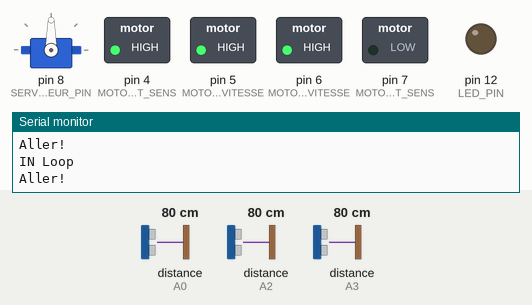
This sketch was run on a simulated Arduino Uno, built with avr-gcc and run on an emulated ATmega328P. Shown: servo, switched loads named in the sketch (green lamp = pin HIGH), output pins drawn as LEDs (lit = HIGH), the last lines printed to the serial monitor. Inputs (shaded band) come from the test bench; at power-on: distance to the obstacle (sensors on A0, A2, A3) 80 cm. At 13.1 s the program stops and its outputs stay as they are.

Above: at 1.2 s.
1.3 s: distance to the obstacle (sensor on A0) set to 37 cm
2.8 s: distance to the obstacle (sensor on A0) set to 32 cm
At 3.5 s:
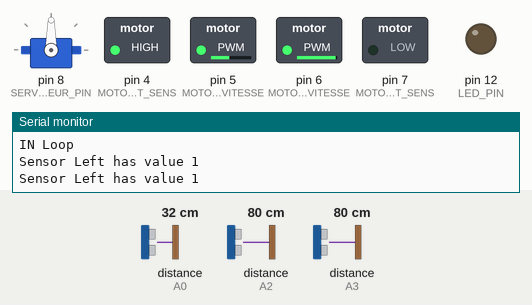
4.5 s: distance to the obstacle (sensor on A2) set to 51 cm
7.5 s: distance to the obstacle (sensor on A2) set to 43 cm
At 8.2 s:
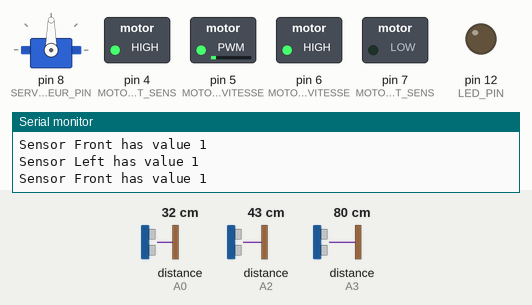
10.5 s: distance to the obstacle (sensor on A3) set to 2 cm
At 14.2 s:
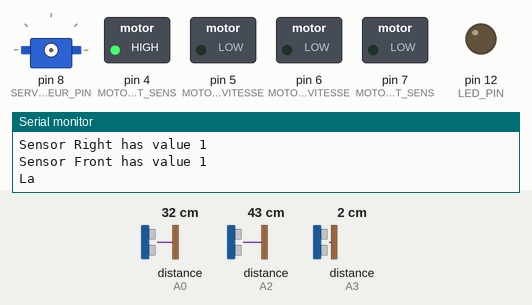
Timing chart, 0 to 14.6 s (numbered marks = the images above; inputs shaded):
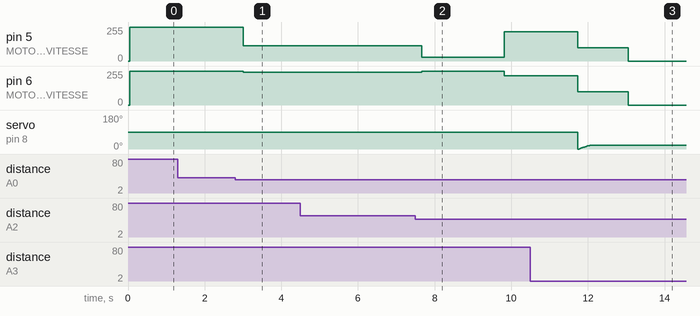

Measured:
- the behaviour switches between 36 and 35 cm on distance to the obstacle (sensor on A0) (found by bisection; images 0 and 1)
- the behaviour switches between 46 and 45 cm on distance to the obstacle (sensor on A2) (found by bisection; images 1 and 2)
- after the input at 2.8 s, pin 5 (MOTOR_RIGHT_VITESSE): 255/255 → 115/255 after 0.20 s; pin 6 (MOTOR_LEFT_VITESSE): 255/255 → 245/255 after 0.20 s
- after the input at 7.5 s, pin 5 (MOTOR_RIGHT_VITESSE): 115/255 → 30/255 after 0.17 s, → 220/255 2.2 s later; pin 6 (MOTOR_LEFT_VITESSE): 245/255 → 255/255 after 0.17 s, → 220/255 2.2 s later

The sketch:

NoButton.ino
```cpp
#include <Servo.h>
#include <Ultrasonic.h>

Servo servoflag;

//Pour définir les Pins de Moteur, Led, Servo moteur, et bouton.
#define MOTOR_LEFT_VITESSE 6
#define MOTOR_LEFT_SENS 7
#define MOTOR_RIGHT_SENS 4
#define MOTOR_RIGHT_VITESSE 5

#define LED_PIN 12

#define SERVO_MOTEUR_PIN 8

#define BUTTON_PIN 2

// Pour définir les pins des capteurs ultrasons.
Ultrasonic sensor_left(A0);
Ultrasonic sensor_front(A2);
Ultrasonic sensor_right(A3);

// Pour définir la vitesse.
// La valeur de la vitesse se trouve entre 0, 255.
int SPEED_LINE = 255;
int SPEED_TURN_PETIT_LOW = 115;
int SPEED_TURN_PETIT_HIGH = 245;
int SPEED_TURN_GRANDE_LOW = 30;
int SPEED_TURN_GRANDE_HIGH = 255;

int SPEED_ADJUST_LINE = 220;
int SPEED_TRIG = 0;

// Initialisation du temps de "delay".
int TIME_TURN = 2150;
int TIME_ADJUST = 850;

int buttonState = 0;

int angle = 0;

int COUNT = 0;

float VITESSE_CM_PAR_SECOND = 340.00; //On définit la vitesse des ondes sonores dans l'air.

bool premiereCliquer = false; // On définit par défaut les deux pressions boutons.
bool deuxiemeCliquer = false;

// Initialisation de la valeur de sortie(Output).
int error = 0;

// Le tableau de 3 capteurs.
int sensor[3] = {0, 0, 0};

// Lire la première valeur du capteur.
int getSensorValue(void);

void setup()
{
  // put your setup code here, to run once:
  // Set port 9600
  Serial.begin(9600);
  buttonInitPin();
  motorPinInit();       //Initilisation moteur.
  servoMoteurPinInit(); //Initialisation servomoteur.
  Serial.println("Setup successful");
}

void loop()
{
  Serial.println("IN Loop");

  static int value = 0;
  error = 0;

  // On lit ici la valeur du capteur.
  value = getSensorValue();
  switch (value) //On a donc plusieurs possibilités de "direction" du robot en fonction de cette valeur.
  {
    // Avancer tout droit.
    case 0:
      aller();
      Serial.println("Aller!");
      break;

    // Tourner fortement à droite.
    case 2:
      aGrandeDroite();
      Serial.println("Grande Droite");
      break;

    // Tourner légèrement à droite.
    case 1:
      aPetitDroite();
      Serial.println("Petit Droite");
      break;

    // Tourner légèrement à gauche.
    case -1:
      aPetitGauche();
      Serial.println("Petit Gauche");
      break;

    case -2:
      // Tourner fortement à gauche.
      aGrandeGauche();
      Serial.println("Grande Gauche");
      break;

    // Déployer le drapeau.
    case 4:
      servoMoteurLancerDrapeau();
      _stop();
      Serial.println("Lancer Drapeau");
      COUNT = 3;
      exit(1);
      break;

    // Arret
    default:
      aller();
      Serial.println("Aller! Default");
      break;
  }
}

// Initialisation des 3 capteurs.

int sensorValueLeft() //Capteur de gauche.
{
  long distance;
  distance = sensor_left.MeasureInCentimeters();
  delay(10);
  //A partir d'un certaine disatnce mesurée, on va retourner soit la valeur 0 ou 1 pour ce capteur.
  if (distance > 35)
  {
    return 0;
  }
  else
  {
    Serial.println("Sensor Left has value 1");
    return 1;
  }
}

int sensorValueRight() //Capteur de droite.
{
  long distance;
  distance = sensor_right.MeasureInCentimeters();
  delay(10);
  //A partir d'un certaine disatnce mesurée, on va retourner soit la valeur 0 ou 1 pour ce capteur.
  if (distance > 35)
  {
    return 0;
  }
  else
  {
    Serial.println("Sensor Right has value 1");
    return 1;
  }
}

int sensorValueFront() //Capteur Avant.
{
  long distance;
  distance = sensor_front.MeasureInCentimeters();
  delay(10);
  //A partir d'un certaine disatnce mesurée, on va retourner soit la valeur 0 ou 1 pour ce capteur.
  if (distance > 45)
  {
    return 0;
  }
  else
  {
    Serial.println("Sensor Front has value 1");
    return 1;
  }
}

//Fonction initialisation du bouton.
void buttonInitPin()
{
  pinMode(BUTTON_PIN, INPUT_PULLUP);
  pinMode(LED_PIN, OUTPUT);
}

//Fonction initialisation du servomoteur.
void servoMoteurPinInit()
{
  servoflag.attach(SERVO_MOTEUR_PIN);
}

//Fonction initialisation des deux moteurs.
void motorPinInit()
{
  pinMode(MOTOR_LEFT_SENS, OUTPUT);
  pinMode(MOTOR_RIGHT_SENS, OUTPUT);
  pinMode(MOTOR_LEFT_VITESSE, 0);
  pinMode(MOTOR_RIGHT_VITESSE, 0);
  digitalWrite(MOTOR_LEFT_SENS, LOW);
  digitalWrite(MOTOR_RIGHT_SENS, HIGH);
}

// Fonction de servo moteur.
// Principe: Jeter le drapeau.

void servoMoteurLancerDrapeau()
{

  analogWrite(MOTOR_LEFT_VITESSE, 100);
  analogWrite(MOTOR_RIGHT_VITESSE, 100);

  for (angle = 0; angle <= 20; angle += 1) //Avec une inclinaison de 20° de la branche du servomoteur, on peut déployer la drapeau.
  {
    servoflag.write(angle);
    delay(15);
  }
  delay(1000);
}

// Fonction d'arret
// Principe : Arrêter le véhicule
void _stop()
{
  analogWrite(MOTOR_LEFT_VITESSE, SPEED_TRIG);
  analogWrite(MOTOR_RIGHT_VITESSE, SPEED_TRIG);
}

// Fonction pour aller tout droit.
// Principe : Faire avancer le véhicule tout droit.
void aller()
{
  analogWrite(MOTOR_LEFT_VITESSE, SPEED_LINE);
  analogWrite(MOTOR_RIGHT_VITESSE, SPEED_LINE);
}

// Fonction pour tourner légèrement à gauche.
// Principe : Faire tourner le véhicule à gauche, puis ralentir pendant un certain temps.
void aPetitGauche()
{
  analogWrite(MOTOR_LEFT_VITESSE, SPEED_TURN_PETIT_LOW);
  analogWrite(MOTOR_RIGHT_VITESSE, SPEED_TURN_PETIT_HIGH);

  delay(TIME_TURN);
  //  analogWrite(MOTOR_LEFT_VITESSE, SPEED_ADJUST_LINE);
  //  analogWrite(MOTOR_RIGHT_VITESSE, SPEED_ADJUST_LINE);
  //  delay(TIME_ADJUST);
}

// Fonction pour tourner fortement à gauche.
// Principe : Faire tourner le véhicule fortement à gauche, puis ralentir pendant un certain temps.
void aGrandeGauche()
{
  analogWrite(MOTOR_LEFT_VITESSE, SPEED_TURN_GRANDE_LOW);
  analogWrite(MOTOR_RIGHT_VITESSE, SPEED_TURN_GRANDE_HIGH);

  delay(TIME_TURN);
  analogWrite(MOTOR_LEFT_VITESSE, SPEED_ADJUST_LINE);
  analogWrite(MOTOR_RIGHT_VITESSE, SPEED_ADJUST_LINE);
  delay(TIME_ADJUST);
}

// Fonction pour tourner légèrement à droite.
// Principe : Faire tourner le véhicule à droite, puis ralentir pendant un certain temps.
void aPetitDroite()
{
  analogWrite(MOTOR_LEFT_VITESSE, SPEED_TURN_PETIT_HIGH);
  analogWrite(MOTOR_RIGHT_VITESSE, SPEED_TURN_PETIT_LOW);

  delay(TIME_TURN);
  //  analogWrite(MOTOR_LEFT_VITESSE, SPEED_ADJUST_LINE);
  //  analogWrite(MOTOR_RIGHT_VITESSE, SPEED_ADJUST_LINE);
  //  delay(TIME_ADJUST);
}

// Fonction pour tourner fortement à droite.
// Principe : Faire tourner le véhicule fortement à droite, puis ralentir pendant un certain temps.
void aGrandeDroite()
{
  analogWrite(MOTOR_LEFT_VITESSE, SPEED_TURN_GRANDE_HIGH);
  analogWrite(MOTOR_RIGHT_VITESSE, SPEED_TURN_GRANDE_LOW);

  delay(TIME_TURN);
  analogWrite(MOTOR_LEFT_VITESSE, SPEED_ADJUST_LINE);
  analogWrite(MOTOR_RIGHT_VITESSE, SPEED_ADJUST_LINE);
  delay(TIME_ADJUST);
}

// Fonction qui permet de lire les valeurs des capteurs.
int getSensorValue()
{
  // On lit le signal des capteurs.
  sensor[0] = sensorValueLeft();  //Valeur capteur gauche.
  sensor[1] = sensorValueRight(); //Valeur capteur droite.
  sensor[2] = sensorValueFront(); //Valeur capteur avant.

  if (sensor[0] == 1 && sensor[1] == 1 && sensor[2] == 0)
  {
    error = 0; // 110 Aller tout droit..
  }
  else if (sensor[0] == 0 && sensor[1] == 1 && sensor[2] == 1)
  {
    delay(100);
    sensor[0] = sensorValueLeft();
    sensor[1] = sensorValueRight();
    sensor[2] = sensorValueFront();
    //On recommence ici à retourner les valeurs détectées par les capteur 1 seconde après, pour voir si au moins un des capteurs retourne 0 (donc pas d'arrêt) ou s'il retourne tous 1, en l'occurence le robot s'arrêtera.
    if (sensor[0] == 0 && sensor[1] == 1 && sensor[2] == 1)
    {
      error = -2;
    } // 011 Grande Gauche.
  }
  else if (sensor[0] == 1 && sensor[1] == 0 && sensor[2] == 1)
  {
    delay(100);
    sensor[0] = sensorValueLeft();
    sensor[1] = sensorValueRight();
    sensor[2] = sensorValueFront();
    //On recommence ici à retourner les valeurs détectées par les capteur 1 seconde après, pour voir si au moins un des capteurs retourne 0 (donc pas d'arrêt) ou s'il retourne tous 1, en l'occurence le robot s'arrêtera.
    if (sensor[0] == 1 && sensor[1] == 0 && sensor[2] == 1)
    {
      error = 2;
    } // 101 Grande Droite.
  }
  else if (sensor[0] == 0 && sensor[1] == 0 && sensor[2] == 1)
  {
    error = 0; // 001 Arrêter (Error mais Aller).
  }

  else if (sensor[0] == 1 && sensor[1] == 0 && sensor[2] == 0)
  {
    delay(100);
    sensor[0] = sensorValueLeft();
    sensor[1] = sensorValueRight();
    sensor[2] = sensorValueFront();
    //On recommence ici à retourner les valeurs détectées par les capteur 1 seconde après, pour voir si au moins un des capteurs retourne 0 (donc pas d'arrêt) ou s'il retourne tous 1, en l'occurence le robot s'arrêtera.
    if (sensor[0] == 1 && sensor[1] == 0 && sensor[2] == 0)
    {
      error = 1;
    } //100 Petite Droite.
  }
  else if (sensor[0] == 0 && sensor[1] == 1 && sensor[2] == 0)
  {
    delay(100);
    sensor[0] = sensorValueLeft();
    sensor[1] = sensorValueRight();
    sensor[2] = sensorValueFront();
    //On recommence ici à retourner les valeurs détectées par les capteur 1 seconde après, pour voir si au moins un des capteurs retourne 0 (donc pas d'arrêt) ou s'il retourne tous 1, en l'occurence le robot s'arrêtera.
    if (sensor[0] == 0 && sensor[1] == 1 && sensor[2] == 0)
    {
      error = -1;
    } //010 Petite Gauche.
  }
  //Fonction pour l'arrêt.
  else if (sensor[0] == 1 && sensor[1] == 1 && sensor[2] == 1)
  {
    delay(1000);
    sensor[0] = sensorValueLeft();
    sensor[1] = sensorValueRight();
    sensor[2] = sensorValueFront();
    //On recommence ici à retourner les valeurs détectées par les capteur 1 seconde après, pour voir si au moins un des capteurs retourne 0 (donc pas d'arrêt) ou s'il retourne tous 1, en l'occurence le robot s'arrêtera.
    if (sensor[0] == 1 && sensor[1] == 1 && sensor[2] == 1)
    {
      error = 4;
    }
  }

  return error;
}
```
